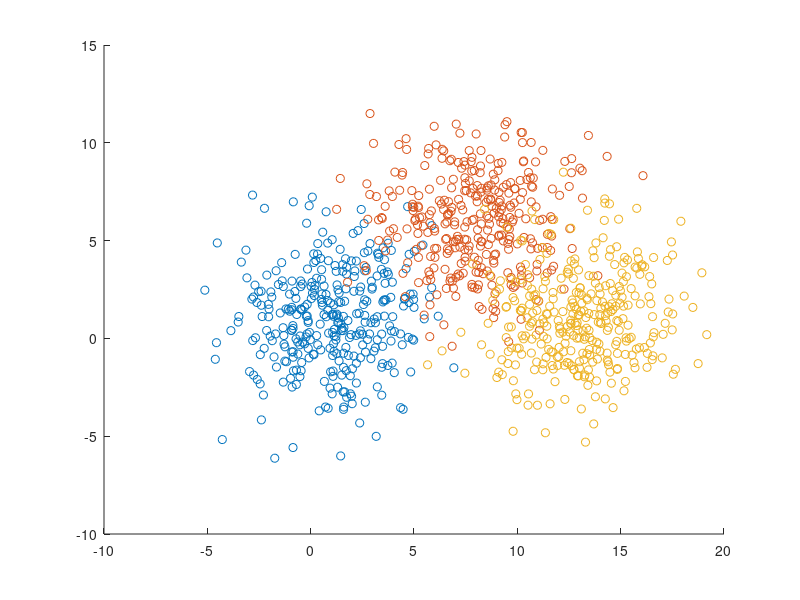

Reproduce this figure in MATLAB. (Note: this script raises an error after producing the figure.)
% 111061702 ex1_3
%% Generate Data
randn('seed', 0);
m1 = [1 1]';
m2 = [8 6]';
m3 = [13 1]';
Sigma = 6*eye(2);
R1 = mvnrnd(m1, Sigma, 334);
R2 = mvnrnd(m2, Sigma, 333);
R3 = mvnrnd(m3, Sigma, 333);
X3 = [R1; R2; R3];

% Ground Truth
Gt = zeros(1000, 1);
Gt(1:334) = 1;
Gt(335:667) = 2;
Gt(668:1000) = 3;

% Plot Data
figure;
hold on;
scatter(R1(:, 1), R1(:, 2), 'r+');
scatter(R2(:, 1), R2(:, 2), 'g+');
scatter(R3(:, 1), R3(:, 2), 'b+');
hold off;

%% Bayesian Case4
Pred_B = zeros(1000, 1);
for i = 1:1000
    x = X3(i, :)';
    Dis_1 = x' * ((-1/2) * inv(Sigma)) * x + (inv(Sigma) * m1)' *  x + (-1/2) * m1' * inv(Sigma) * m1 - 1/2 * log(det(Sigma)) + log(334/1000);
    Dis_2 = x' * ((-1/2) * inv(Sigma)) * x + (inv(Sigma) * m2)' *  x + (-1/2) * m2' * inv(Sigma) * m2 - 1/2 * log(det(Sigma)) + log(333/1000);
    Dis_3 = x' * ((-1/2) * inv(Sigma)) * x + (inv(Sigma) * m3)' *  x + (-1/2) * m3' * inv(Sigma) * m3 - 1/2 * log(det(Sigma)) + log(333/1000);
    [val, idx] = max([Dis_1, Dis_2, Dis_3]);
    Pred_B(i) = idx;
end

% Error Rate
Err_B = error(Pred_B, Gt, 1000);
fprintf('X3: Error Rate of Bayesian = %f\n', Err_B);

%% Euclidean Case1
Pred_E = zeros(1000, 1);
for i = 1:1000
    x = X3(i, :)';
    Dis_1 = sum((x - m1).^2);
    Dis_2 = sum((x - m2).^2);
    Dis_3 = sum((x - m3).^2);
    [val, idx] = min([Dis_1, Dis_2, Dis_3]);
    Pred_E(i) = idx;
end

% Error Rate
Err_E = error(Pred_E, Gt, 1000);
fprintf('X3: Error Rate of Euclidean = %f\n', Err_E);

%% Mahalanobis Case3
Pred_M = zeros(1000, 1);
for i = 1:1000
    x = X3(i, :)';
    Dis_1 = (-1/2) * ((x - m1)' * inv(Sigma) * (x -m1));
    Dis_2 = (-1/2) * ((x - m2)' * inv(Sigma) * (x -m2));
    Dis_3 = (-1/2) * ((x - m3)' * inv(Sigma) * (x -m3));
    [val, idx] = max([Dis_1, Dis_2, Dis_3]);
    Pred_M(i) = idx;
end

% Error Rate
Err_M = error(Pred_M, Gt, 1000);
fprintf('X3: Error Rate of Mahalanobis = %f\n', Err_M);

%% Function
function Err = error(pred, gt, N)
    count = 0;
    for i = 1:1000
        if gt(i) ~= pred(i)
            count = count + 1;
        end
    end
    Err = count / N;
end

